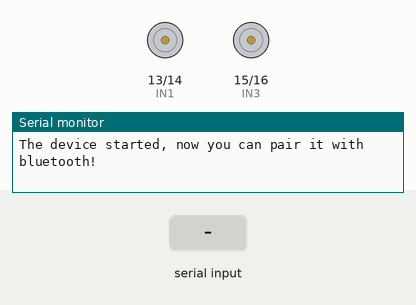
Simulated run of this sketch. Board: ESP32. Parts: motor-driver pin pairs drawn as motors (green arrow = first pin HIGH = forward, orange = second pin HIGH = backward, longer = more drive, scaled by the enable pin), the last lines printed to the serial monitor. The test bench sets the inputs (shaded band). Nothing arrives over Bluetooth unless stated.

Above: at 1.2 s.
1.3 s: "U" received over the second serial link
At 1.8 s:
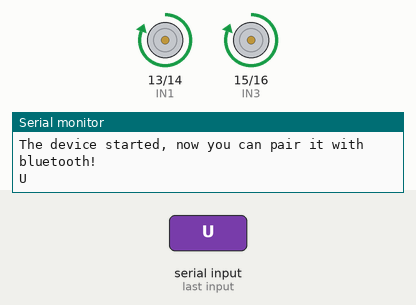
2.8 s: "D" received over the second serial link
At 4.0 s:
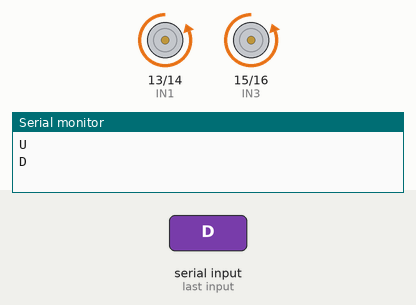
4.3 s: "L" received over the second serial link
At 5.3 s:
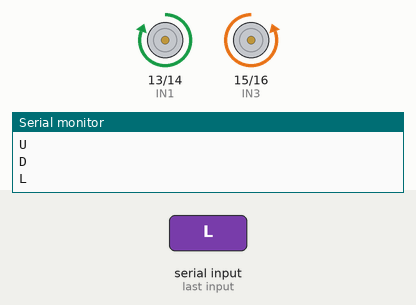
5.8 s: "R" received over the second serial link
At 6.4 s:
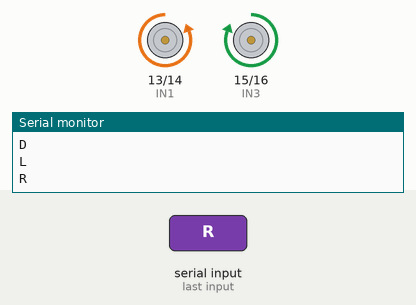
7.3 s: "1" received over the second serial link
At 7.6 s:
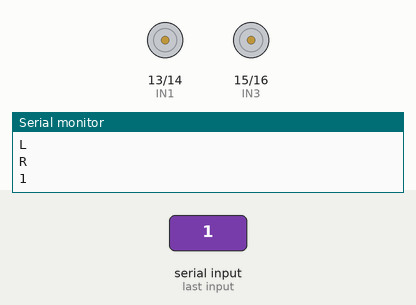
Timing chart, 0 to 9.8 s (numbered marks = the images above; inputs shaded):
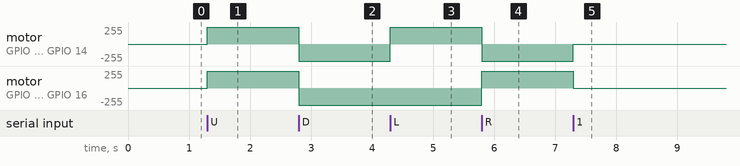

The sketch:

ESP32_BLUETOOTH_CAR.ino
```cpp
//Include the library file
#include "BluetoothSerial.h"

BluetoothSerial SerialBT;
#define ENA 12
#define IN1 13
#define IN2 14
#define IN3 15
#define IN4 16
#define ENB 5

int Speed = 4095; //0-4095

void setup() {
  Serial.begin(115200);
  SerialBT.begin("ESP32_CAR"); //Bluetooth device name
  Serial.println("The device started, now you can pair it with bluetooth!");

  pinMode(ENA, OUTPUT);
  pinMode(IN1, OUTPUT);
  pinMode(IN2, OUTPUT);
  pinMode(IN3, OUTPUT);
  pinMode(IN4, OUTPUT);
  pinMode(ENB, OUTPUT);

}
void loop() {
  if (SerialBT.available()) {
    //String value = SerialBT.readString();
    char value = SerialBT.read();
    Serial.println(value);

    if (value == 'U') {
      Forward();
    } else if (value == 'D') {
      Backward();
    } else if (value == 'L') {
      Left();
    } else if (value == 'R') {
      Right();
    } else {
      Stop();
    }
  }
}

void Forward() {
  analogWrite(ENA, Speed);
  analogWrite(ENB, Speed);
  digitalWrite(IN1, HIGH);
  digitalWrite(IN2, LOW);
  digitalWrite(IN3, HIGH);
  digitalWrite(IN4, LOW);
}
void Backward() {
  analogWrite(ENA, Speed);
  analogWrite(ENB, Speed);
  digitalWrite(IN1, LOW);
  digitalWrite(IN2, HIGH);
  digitalWrite(IN3, LOW);
  digitalWrite(IN4, HIGH);
}
void Stop() {
  digitalWrite(IN1, LOW);
  digitalWrite(IN2, LOW);
  digitalWrite(IN3, LOW);
  digitalWrite(IN4, LOW);
}
void Left() {
  analogWrite(ENA, Speed);
  analogWrite(ENB, Speed);
  digitalWrite(IN1, HIGH);
  digitalWrite(IN2, LOW);
  digitalWrite(IN3, LOW);
  digitalWrite(IN4, HIGH);
}
void Right() {
  analogWrite(ENA, Speed);
  analogWrite(ENB, Speed);
  digitalWrite(IN1, LOW);
  digitalWrite(IN2, HIGH);
  digitalWrite(IN3, HIGH);
  digitalWrite(IN4, LOW);
}
```

Measured:
- after the input at 1.3 s, motor on GPIO 13 (IN1) / GPIO 14 (IN2), motor on GPIO 15 (IN3) / GPIO 16 (IN4): stopped → forward 255/255 at once
- after the input at 2.8 s, motor on GPIO 13 (IN1) / GPIO 14 (IN2), motor on GPIO 15 (IN3) / GPIO 16 (IN4): forward 255/255 → backward 255/255 at once
- after the input at 4.3 s, motor on GPIO 13 (IN1) / GPIO 14 (IN2): backward 255/255 → forward 255/255 at once
- after the input at 5.8 s, motor on GPIO 13 (IN1) / GPIO 14 (IN2): forward 255/255 → backward 255/255 at once; motor on GPIO 15 (IN3) / GPIO 16 (IN4): backward 255/255 → forward 255/255 at once
- after the input at 7.3 s, motor on GPIO 13 (IN1) / GPIO 14 (IN2): backward 255/255 → stopped at once; motor on GPIO 15 (IN3) / GPIO 16 (IN4): forward 255/255 → stopped at once
